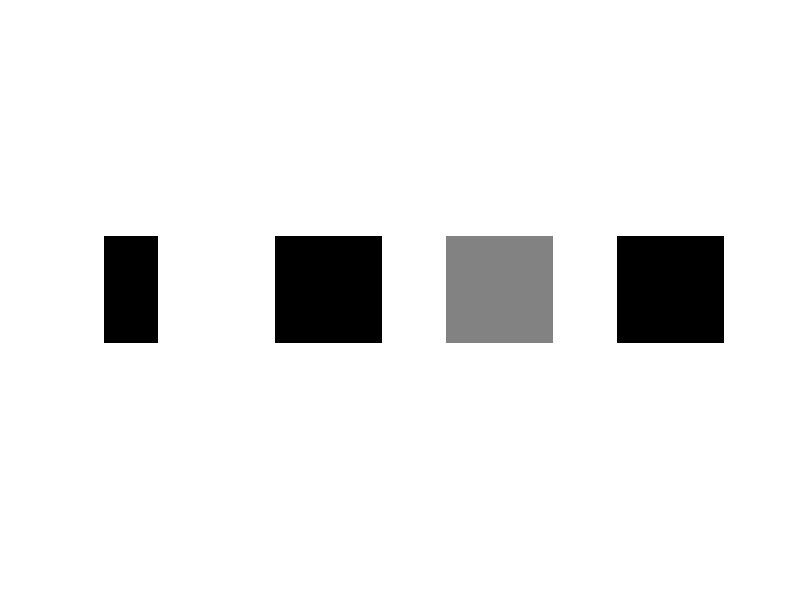
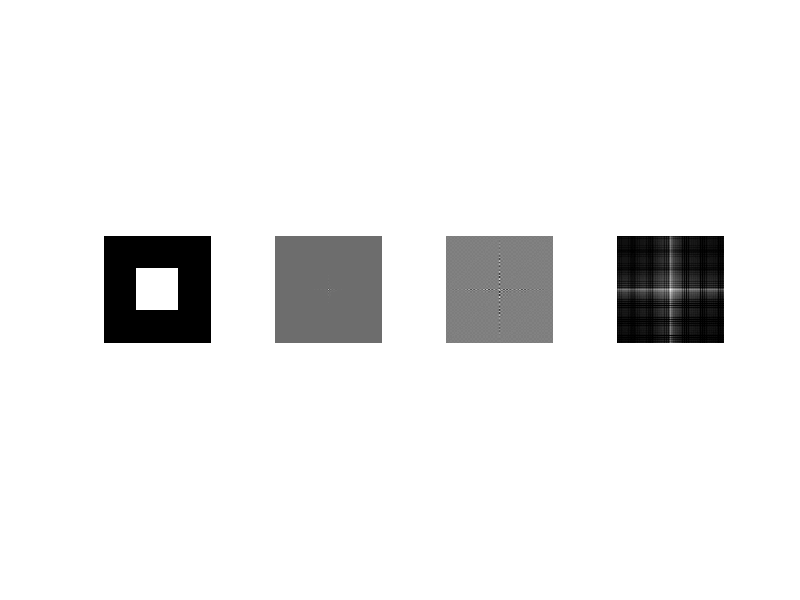
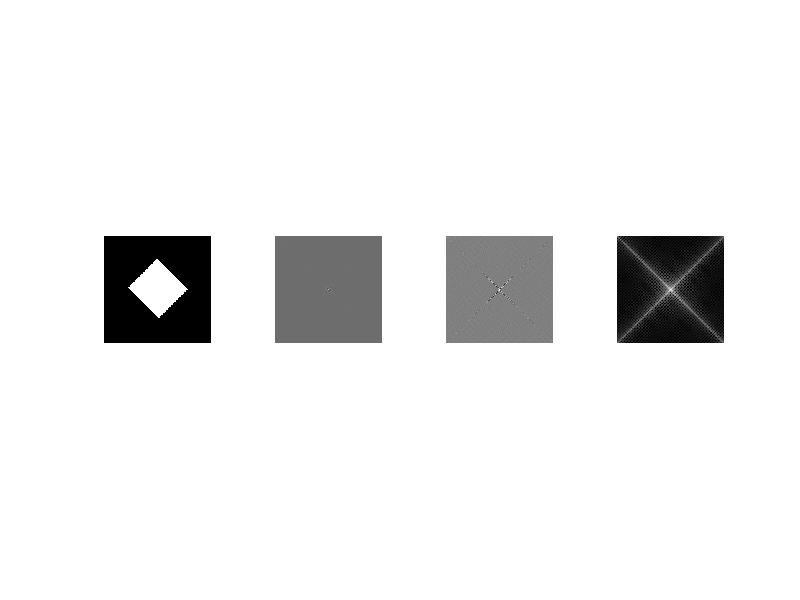
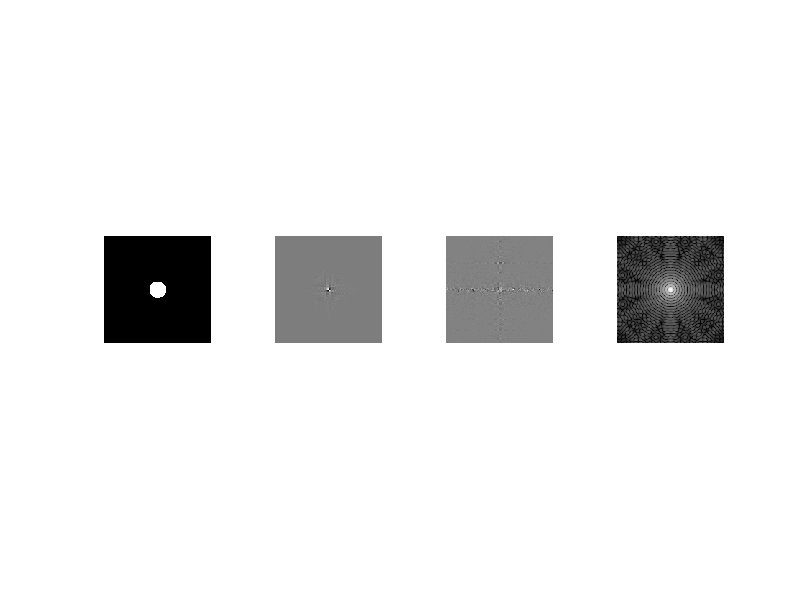

Reproduce these figures in MATLAB, in order. (Note: this script raises an error after producing the figures.)
%% Fourier transforms of images
%% Edge image
% Create the edge image
img = [zeros(256, 128) ones(256, 128)];

% Perform FFT and shift the zero frequency to the center
imgfft = fft2(img);
imgfft_shifted = fftshift(imgfft);

% Extract real and imaginary parts and spectrum
img_real = real(imgfft_shifted);   
img_imag = imag(imgfft_shifted);
spectrum = log(1 + abs(imgfft_shifted));

% Display results
figure;
subplot(1,4,1); imshow(img, []);
subplot(1,4,2); imshow(img_real, []);
subplot(1,4,3); imshow(img_imag, []);
subplot(1,4,4); imshow(spectrum, []);

%% Box
% Create a box image
img = zeros(256, 256);
img(78:178, 78:178) = 1;

% Perform FFT and shift the zero frequency to the center
imgfft = fft2(img);
imgfft_shifted = fftshift(imgfft);

% Extract real and imaginary parts and spectrum
img_real = real(imgfft_shifted);   
img_imag = imag(imgfft_shifted);
spectrum = log(1 + abs(imgfft_shifted));

% Display results
figure;
subplot(1,4,1); imshow(img, []);
subplot(1,4,2); imshow(img_real, []);
subplot(1,4,3); imshow(img_imag, []);
subplot(1,4,4); imshow(spectrum, []);

%% 45˚ rotated box
% Create a 45 degree box image
[x, y] = meshgrid(1:256, 1:256);
img= (x+y<329) & (x+y>182) & (x-y>-67) & (x-y<73);

% Perform FFT and shift the zero frequency to the center
imgfft = fft2(img);
imgfft_shifted = fftshift(imgfft);

% Extract real and imaginary parts and spectrum
img_real = real(imgfft_shifted);   
img_imag = imag(imgfft_shifted);
spectrum = log(1 + abs(imgfft_shifted));

% Display results
figure;
subplot(1,4,1); imshow(img, []);
subplot(1,4,2); imshow(img_real, []);
subplot(1,4,3); imshow(img_imag, []);
subplot(1,4,4); imshow(spectrum, []);


%% Circle
% Create a circle image
[x, y] = meshgrid(-128:127, -128:127);
z = sqrt(x.^2 + y.^2);
img = (z < 20);

% Perform FFT and shift the zero frequency to the center
imgfft = fft2(img);
imgfft_shifted = fftshift(imgfft);

% Extract real and imaginary parts and spectrum
img_real = real(imgfft_shifted);   
img_imag = imag(imgfft_shifted);
spectrum = log(1 + abs(imgfft_shifted));

% Display results
figure;
subplot(1,4,1); imshow(img, []);
subplot(1,4,2); imshow(img_real, []);
subplot(1,4,3); imshow(img_imag, []);
subplot(1,4,4); imshow(spectrum, []);


%% Ideal lowpass and highpass filtering
%% lowpass filtering
% Read the cameraman image
img = imread('cameraman.tif');

% Compute the Fourier Transform of the image
imgfft = fft2(double(img));
imgfft_shifted = fftshift(imgfft);

% Compute the spectrum for visualization
spectrum = log(1 + abs(imgfft_shifted));

% Define the meshgrid for circular masks
[rows, cols] = size(img);
[x, y] = meshgrid(-cols/2:cols/2-1, -rows/2:rows/2-1);
z = sqrt(x.^2 + y.^2);

% Lowpass filter with cutoff frequency of 5
cutoff_1 = (z < 5);
imglp_1 = imgfft_shifted .* cutoff_1;

% Spectrum after lowpass filtering with cutoff 5
spectrum_lp_1 = log(1 + abs(imglp_1));

% Inverse Fourier Transform to convert back to spatial domain
imglp_1_spatial = ifft2(ifftshift(imglp_1));
imglp_1_spatial = abs(imglp_1_spatial);

% Cutoff frequency of 30
cutoff_2 = (z < 30);
imglp_2 = imgfft_shifted .* cutoff_2;

% Spectrum after lowpass filtering with cutoff 30
spectrum_lp_2 = log(1 + abs(imglp_2));

% Inverse Fourier Transform for cutoff frequency 30
imglp_2_spatial = ifft2(ifftshift(imglp_2));
imglp_2_spatial = abs(imglp_2_spatial);

% Display results
figure;
subplot(2,4,1); imshow(img, []);
subplot(2,4,2); imshow(spectrum, []);
subplot(2,4,3); imshow(spectrum_lp_1, []);
subplot(2,4,4); imshow(imglp_1_spatial, []);

subplot(2,4,5); imshow(img, []);
subplot(2,4,6); imshow(spectrum, []);
subplot(2,4,7); imshow(spectrum_lp_2, []);
subplot(2,4,8); imshow(imglp_2_spatial, []);

%% Highpass filtering
% Read the cameraman image
img = imread('cameraman.tif');

% Compute the Fourier Transform of the image
imgfft = fft2(double(img));
imgfft_shifted = fftshift(imgfft);

% Compute the spectrum for visualization
spectrum = log(1 + abs(imgfft_shifted));

% Define the meshgrid for circular masks
[rows, cols] = size(img);
[x, y] = meshgrid(-cols/2:cols/2-1, -rows/2:rows/2-1);
z = sqrt(x.^2 + y.^2);

% Lowpass filter with cutoff frequency of 5
cutoff_1 = (z >= 5);
imghp_1 = imgfft_shifted .* cutoff_1;

% Spectrum after lowpass filtering with cutoff 5
spectrum_hp_1 = log(1 + abs(imghp_1));

% Inverse Fourier Transform to convert back to spatial domain
imghp_1_spatial = ifft2(ifftshift(imghp_1));
imghp_1_spatial = abs(imghp_1_spatial);

% Cutoff frequency of 30
cutoff_2 = (z >= 30);
imghp_2 = imgfft_shifted .* cutoff_2;

% Spectrum after lowpass filtering with cutoff 30
spectrum_hp_2 = log(1 + abs(imghp_2));

% Inverse Fourier Transform for cutoff frequency 30
imghp_2_spatial = ifft2(ifftshift(imghp_2));
imghp_2_spatial = abs(imghp_2_spatial);

% Display results
figure;
subplot(2,4,1); imshow(img, []);
subplot(2,4,2); imshow(spectrum, []);
subplot(2,4,3); imshow(spectrum_hp_1, []);
subplot(2,4,4); imshow(imghp_1_spatial, []);
subplot(2,4,5); imshow(img, []);
subplot(2,4,6); imshow(spectrum, []);
subplot(2,4,7); imshow(spectrum_hp_2, []);
subplot(2,4,8); imshow(imghp_2_spatial, []);


%% Gaussian filtering
% Read the lena image
img = imread('lena.bmp');

% Fourier Transform of the image
imgfft = fft2(double(img));
imgfft_shifted = fftshift(imgfft);

% Compute the spectrum for visualization
spectrum = log(1 + abs(imgfft_shifted));

% Define Gaussian Lowpass filters with sigma = 10 and sigma = 30
gaussian_lp_1 = fspecial('gaussian', size(img), 10);
gaussian_lp_2 = fspecial('gaussian', size(img), 30);

% Apply Lowpass Filter with sigma = 10
imgfft_lp_1 = imgfft_shifted .* gaussian_lp_1;
spectrum_lp_1 = log(1 + abs(imgfft_lp_1));
img_lp_1_spatial = ifft2(ifftshift(imgfft_lp_1));
img_lp_1_spatial = abs(img_lp_1_spatial);

% Apply Lowpass Filter with sigma = 30
imgfft_lp_2 = imgfft_shifted .* gaussian_lp_2;
spectrum_lp_2 = log(1 + abs(imgfft_lp_2));
img_lp_2_spatial = ifft2(ifftshift(imgfft_lp_2));
img_lp_2_spatial = abs(img_lp_2_spatial);

% Define Gaussian Highpass filters by subtracting the lowpass filter from 1
gaussian_hp_1 = 1 - gaussian_lp_1;
gaussian_hp_2 = 1 - gaussian_lp_2;

% Apply Highpass Filter with sigma = 10
imgfft_hp_1 = imgfft_shifted .* gaussian_hp_1;
spectrum_hp_1 = log(1 + abs(imgfft_hp_1));
img_hp_1_spatial = ifft2(ifftshift(imgfft_hp_1));
img_hp_1_spatial = abs(img_hp_1_spatial);

% Apply Highpass Filter with sigma = 30
imgfft_hp_2 = imgfft_shifted .* gaussian_hp_2;
spectrum_hp_2 = log(1 + abs(imgfft_hp_2));
img_hp_2_spatial = ifft2(ifftshift(imgfft_hp_2));
img_hp_2_spatial = abs(img_hp_2_spatial);


% Display results
figure;
subplot(4,4,1); imshow(img, []);
subplot(4,4,2); imshow(spectrum, []);
subplot(4,4,3); imshow(spectrum_lp_1, []);
subplot(4,4,4); imshow(img_lp_1_spatial, []);

subplot(4,4,5); imshow(img, []);
subplot(4,4,6); imshow(spectrum, []);
subplot(4,4,7); imshow(spectrum_lp_2, []);
subplot(4,4,8); imshow(img_lp_2_spatial, []);

subplot(4,4,9); imshow(img, []);
subplot(4,4,10); imshow(spectrum, []);
subplot(4,4,11); imshow(spectrum_hp_1, []);
subplot(4,4,12); imshow(img_hp_1_spatial, []);

subplot(4,4,13); imshow(img, []);
subplot(4,4,14); imshow(spectrum, []);
subplot(4,4,15); imshow(spectrum_hp_2, []);
subplot(4,4,16); imshow(img_hp_2_spatial, []);
